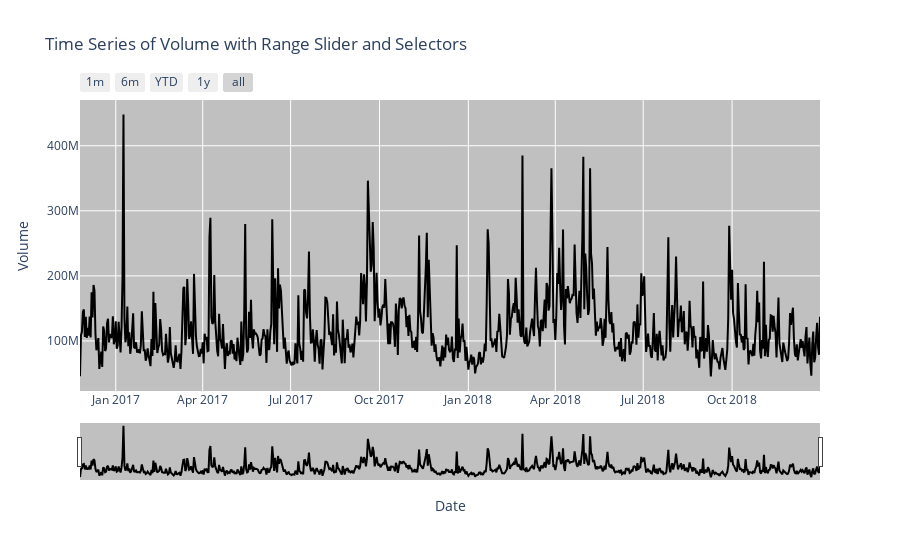

Notebook code for this chart:
### Markdown cell above
**Figure 3 & 4: Interactive Value by Month**

### Code cell
fig = px.line(df, x='Date', y='Volume', title='Time Series of Volume with Range Slider and Selectors')

fig.update_xaxes(
    rangeslider_visible=True,
    rangeselector=dict(
        buttons=list([
            dict(count=1, label="1m", step="month", stepmode="backward"),
            dict(count=6, label="6m", step="month", stepmode="backward"),
            dict(count=1, label="YTD", step="year", stepmode="todate"),
            dict(count=1, label="1y", step="year", stepmode="backward"),
            dict(step="all")
        ])
    )
)

fig['data'][0]['line']['color']='black'
fig['data'][0]['line']['width']=2

#https://www.december.com/html/spec/colorrgbadec.html
fig.update_layout({
'plot_bgcolor': 'rgb(192,192,192)',

})

fig.show()

### Figure 1 — Plotly figure (JSON) as saved in the notebook; plotly's stock layout.template omitted (floating-point values rounded to 4 significant figures; data arrays with more than 128 entries replaced by an {"elided": "..."} marker saying what was removed)
{"data": [{"hovertemplate": "Date=%{x}<br>Volume=%{y}<extra></extra>", "legendgroup": "", "line": {"color": "black", "dash": "solid", "width": 2}, "marker": {"symbol": "circle"}, "mode": "lines", "name": "", "orientation": "v", "showlegend": false, "type": "scatter", "x": {"elided": "767 str values"}, "xaxis": "x", "y": {"elided": "767 int values"}, "yaxis": "y"}], "layout": {"legend": {"tracegroupgap": 0}, "plot_bgcolor": "rgb(192,192,192)", "title": {"text": "Time Series of Volume with Range Slider and Selectors"}, "xaxis": {"anchor": "y", "domain": [0, 1], "rangeselector": {"buttons": [{"count": 1, "label": "1m", "step": "month", "stepmode": "backward"}, {"count": 6, "label": "6m", "step": "month", "stepmode": "backward"}, {"count": 1, "label": "YTD", "step": "year", "stepmode": "todate"}, {"count": 1, "label": "1y", "step": "year", "stepmode": "backward"}, {"step": "all"}]}, "rangeslider": {"visible": true}, "title": {"text": "Date"}}, "yaxis": {"anchor": "x", "domain": [0, 1], "title": {"text": "Volume"}}}}
